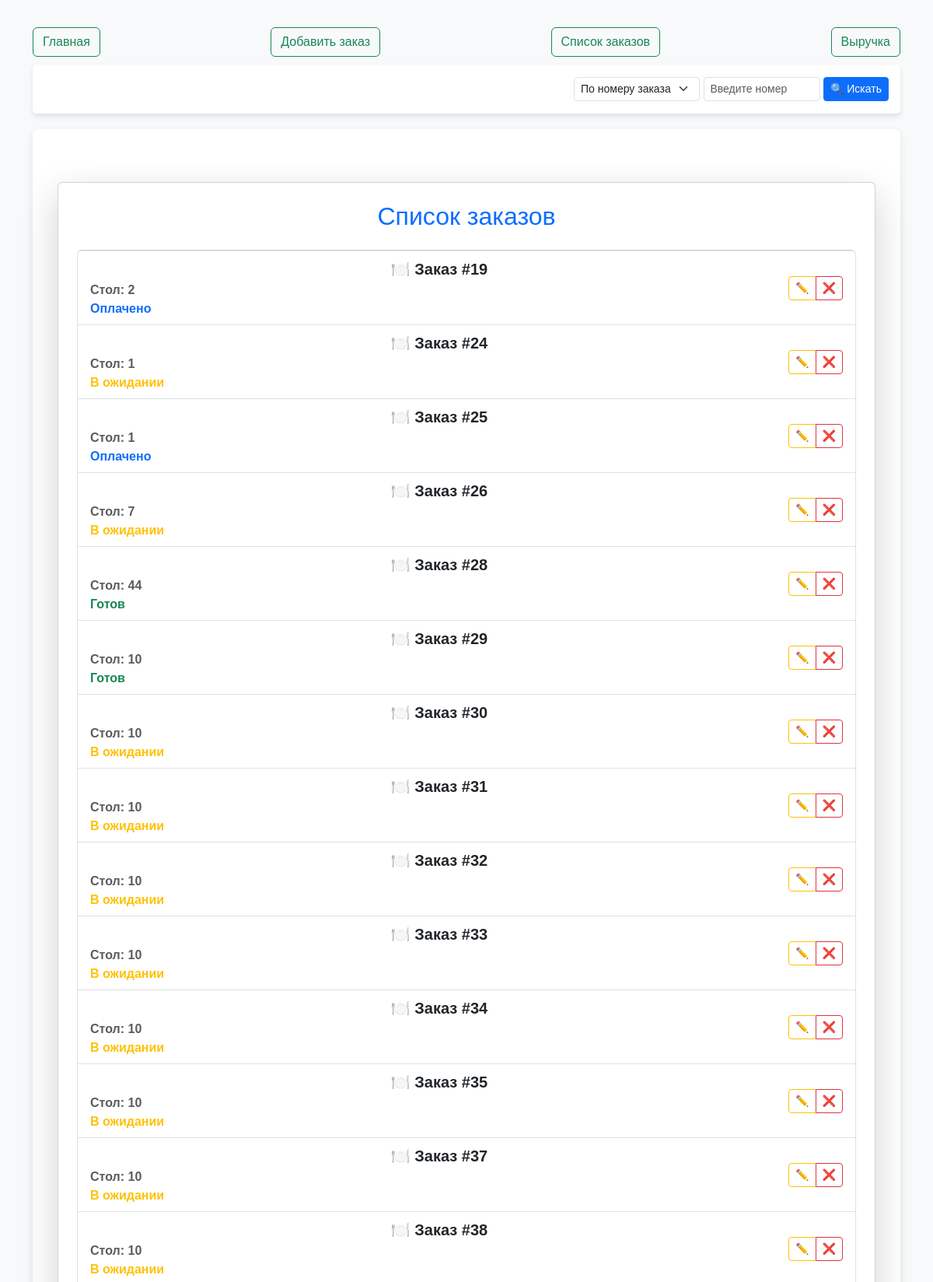
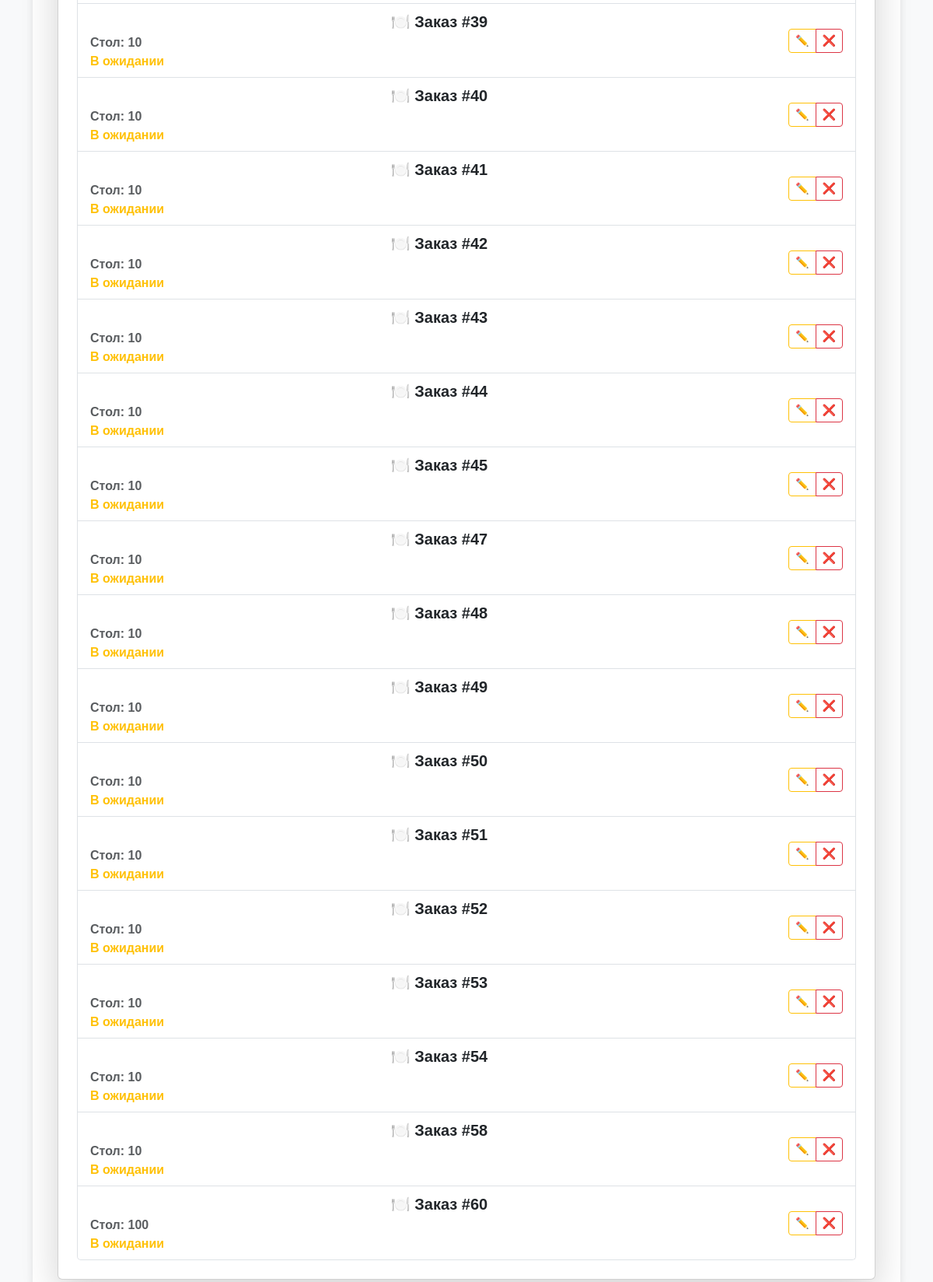
Page /list/ on the committed database (2 pictures, top to bottom).
### order_service/models.py (models this page shows, shortened)
class Order(models.Model):
    table_number = models.IntegerField(
        verbose_name="Номер стола",
        validators=[MinValueValidator(1), MaxValueValidator(100)],
    )
    total_price = models.DecimalField(max_digits=10, decimal_places=2, default=0.00)
    status = models.CharField(
        max_length=10,
        choices=[
            ("pending", "В ожидании"),
            ("ready", "Готов"),
            ("paid", "Оплачено"),
        ],
        default="pending",
    )

### order_service/views.py (the view)
# urls.py: path("list/", OrderListView.as_view(), name="order_list"),
class OrderListView(ListView):
    model = Order
    template_name = "orders/orders_list.html"
    context_object_name = "orders"

### order_service/templates/orders/orders_list.html (shortened to what this page needs)
{% extends 'main.html' %}
{% block content %}
  <div class="container mt-5">
    <div class="card p-4 shadow-lg">
      <h2 class="mb-4 text-center text-primary">Список заказов</h2>
      {% if orders %}
        <ul class="list-group">
          {% for order in orders %}
            <li class="list-group-item d-flex justify-content-between align-items-center">
              <a href="{% url 'order_detail' order.pk %}" class="text-decoration-none fw-bold text-dark w-100">
                <div class="d-flex flex-column">
                  <div class="text-center">
                    <span class="fs-5 d-inline-block">🍽️ Заказ <strong>#{{ order.id }}</strong></span>
                  </div>
                  <span class="text-muted">Стол: <strong>{{ order.table_number }}</strong></span>
                  {% if order.get_status_display == 'Готов' %}
                    <span class="gotov">{{ order.get_status_display }}</span>
                  {% else %}
                    {% if order.get_status_display == 'Оплачено' %}
                      <span class="oplacheno">{{ order.get_status_display }}</span>
                    {% else %}
                      {% if order.get_status_display == 'В ожидании' %}
                        <span class="oplata-potom">{{ order.get_status_display }}</span>
                      {% endif %}
                    {% endif %}
                  {% endif %}
                </div>
              </a>
              <div class="btn-group">
                <a href="{% url 'order_update' order.pk %}" class="btn btn-sm btn-outline-warning" title="Редактировать">✏️</a>
                <a href="{% url 'order_delete' order.pk %}" class="btn btn-sm btn-outline-danger" title="Удалить">❌</a>
              </div>
            </li>
          {% endfor %}
        </ul>
      {% else %}
        <p class="text-center text-muted">Заказов пока нет.</p>
      {% endif %}
    </div>
  </div>
{% endblock %}

### order_service/templates/main.html (shortened to what this page needs)
<!DOCTYPE html>
<html lang="en">
  <head>
    <link rel="stylesheet" href="https://cdn.jsdelivr.net/npm/bootstrap@5.3.0/dist/css/bootstrap.min.css" />
  </head>
  <body>
    <div class="main-container">
      <div class="container">
        <div class="main-menu">
          <a class="btn btn-outline-success" href="{% url 'main' %}">Главная</a>
          <a class="btn btn-outline-success" href="{% url 'create_order' %}">Добавить заказ</a>
          <a class="btn btn-outline-success" href="{% url 'order_list' %}">Список заказов</a>
          <a class="btn btn-outline-success" href="{% url 'order_list' %}">Выручка</a>
        </div>
        <nav>
          <form method="get" action="{% url 'search_order_list' %}" style="display: inline-block; margin-left: 10px;">
            <select name="choice_search" id="choice_search" class="form-select form-select-sm" style="width: auto; display: inline-block;">
              <option value="order_id">По номеру заказа</option>
            </select>
            <input type="text" name="search" id="search_input" class="form-control form-control-sm" placeholder="Введите номер" style="width: 150px; display: inline-block;" />
            <button type="submit" class="btn btn-sm btn-primary">🔍 Искать</button>
          </form>
        </nav>
        <div class="content-block">
          {% block content %}
          {% endblock %}
        </div>
      </div>
    </div>
  </body>
</html>

### order_service/templates/main.html (style rules this page uses)
body { background-color: #f8f9fa; font-family: Arial, sans-serif; color: #333; }
.container { margin-top: 30px; }
nav { display: flex; flex-direction: row; justify-content: flex-end; align-items: center; background-color: #ffffff; padding: 15px; border-radius: 5px; box-shadow: 0 4px 6px rgba(0, 0, 0, 0.1); margin-bottom: 20px; }
.content-block { background-color: #ffffff; padding: 20px; border-radius: 8px; box-shadow: 0 4px 10px rgba(0, 0, 0, 0.1); }
.main-container { padding-top: 5px; }
.main-menu { display: flex; flex-wrap: wrap; justify-content: space-between; margin-bottom: 10px; }

### order_service/templates/orders/orders_list.html (style rules this page uses)
.gotov { color: #198754; }
.oplata-potom { color: #ffc107; }
.oplacheno { color: #0d6efd; }

### rows in the picture
Order: id "19", table_number "2", status "Оплачено"
Order: id "24", table_number "1", status "В ожидании"
Order: id "25", table_number "1", status "Оплачено"
Order: id "26", table_number "7", status "В ожидании"
Order: id "28", table_number "44", status "Готов"
Order: id "29", table_number "10", status "Готов"
Order: id "30", table_number "10", status "В ожидании"
Order: id "31", table_number "10", status "В ожидании"
Order: id "32", table_number "10", status "В ожидании"
Order: id "33", table_number "10", status "В ожидании"
Order: id "34", table_number "10", status "В ожидании"
Order: id "35", table_number "10", status "В ожидании"
Order: id "37", table_number "10", status "В ожидании"
Order: id "38", table_number "10", status "В ожидании"
Order: id "39", table_number "10", status "В ожидании"
Order: id "40", table_number "10", status "В ожидании"
Order: id "41", table_number "10", status "В ожидании"
Order: id "42", table_number "10", status "В ожидании"
Order: id "43", table_number "10", status "В ожидании"
Order: id "44", table_number "10", status "В ожидании"
Order: id "45", table_number "10", status "В ожидании"
Order: id "47", table_number "10", status "В ожидании"
Order: id "48", table_number "10", status "В ожидании"
Order: id "49", table_number "10", status "В ожидании"
Order: id "50", table_number "10", status "В ожидании"
Order: id "51", table_number "10", status "В ожидании"
Order: id "52", table_number "10", status "В ожидании"
Order: id "53", table_number "10", status "В ожидании"
Order: id "54", table_number "10", status "В ожидании"
Order: id "58", table_number "10", status "В ожидании"
Order: id "60", table_number "100", status "В ожидании"
